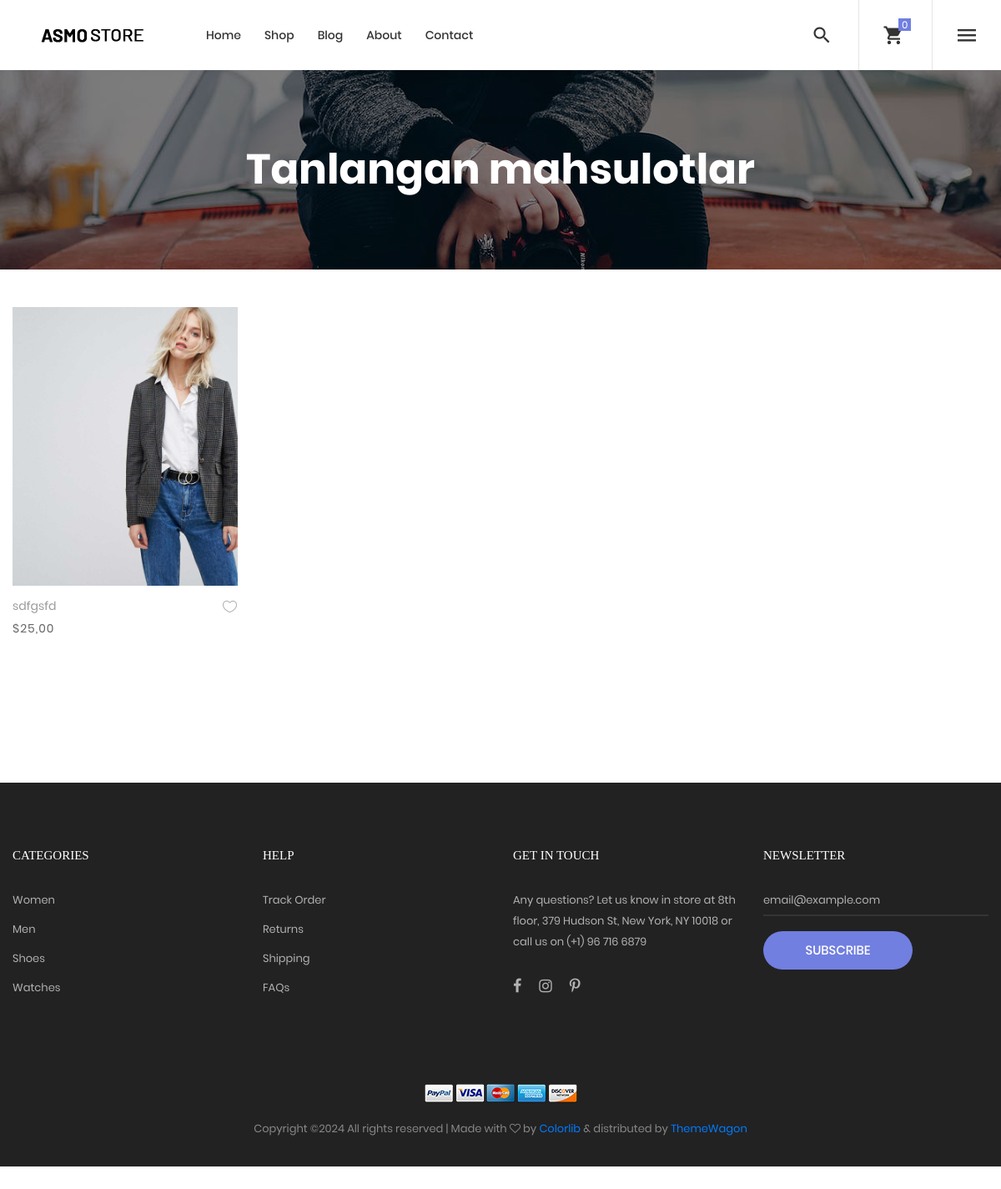
Page /my-wishlist/ (signed in) on the committed database.
### asmo/models.py (models this page shows, shortened)
class Product(models.Model):
    name = models.CharField(max_length=100, verbose_name='Mahsulot nomi')
    description = models.TextField(verbose_name='Mahsulot tasnifi')
    price = models.DecimalField(max_digits=10, decimal_places=2, verbose_name='Mahsulot narxi')
    category = models.ForeignKey(Category, on_delete=models.CASCADE, verbose_name='Mahsulot kategoriyasi')
    image = models.ImageField(upload_to='products/', verbose_name='Mahsulot rasmi')
    image1 = models.ImageField(upload_to='products/', verbose_name='Mahsulot rasmi')
    image2 = models.ImageField(upload_to='products/', verbose_name='Mahsulot rasmi')
    brand = models.ForeignKey(Brand, on_delete=models.CASCADE, verbose_name='Mahsulot brendi')
    size = models.ManyToManyField(Size, verbose_name='Mahsulot o\'lchami', blank=True)
    color = models.ManyToManyField(Color, verbose_name='Mahsulot rangi')
    weight = models.FloatField(null=True, blank=True, verbose_name='Mahsulot og\'irligi', validators=[MinValueValidator(0.0)])
    materials = models.CharField(max_length=100, verbose_name='Mahsulot materiali')
    sort = models.ForeignKey(Sort, on_delete=models.CASCADE, verbose_name='Mahsulot turi', null=True, blank=True)
    quantity = models.IntegerField(default=0, verbose_name='Mahsulot soni')
    slug = models.SlugField()
    class Meta:
        verbose_name = 'Mahsulot '
        verbose_name_plural = 'Mahsulotlar'

### asmo/views.py (the view)
# urls.py: path('my-wishlist/', views.wishlist_view, name='my_wishlist'),
def wishlist_view(request):
    if request.user.is_authenticated:
        wishlist = Wishlist.objects.filter(user=request.user).first()
        if wishlist:
            products_in_wishlist = wishlist.products.all()
        else:
            products_in_wishlist = []
        context = {
            'products_in_wishlist': products_in_wishlist,
            'title': 'Tanlangan mahsulotlar'
        }
        return render(request, 'asmo/my_wishlist.html', context)
    else:
        return redirect('login')

### asmo/templates/asmo/my_wishlist.html (shortened to what this page needs)
{% extends 'base.html' %}
{% load static %}
{% block main %}
<section class="bg-img1 txt-center p-lr-15 p-tb-92" style="background-image: url('{% static 'images/bg-02.jpg' %}');">
    <h2 class="ltext-105 cl0 txt-center">
        {{ title }}
    </h2>
</section>
<div class="bg0 m-t-23 p-b-140 mt-5">
    <div class="container">
        <div class="row isotope-grid">
            {% if products_in_wishlist %}
            {% for w in products_in_wishlist %}
            <div class="col-sm-6 col-md-4 col-lg-3 p-b-35 isotope-item {{ product.category.slug }}">
                <div class="block2">
                    <div class="block2-pic hov-img0">
                        <img src="{{ w.image.url }}" alt="IMG-PRODUCT">
                    </div>
                    <div class="block2-txt flex-w flex-t p-t-14">
                        <div class="block2-txt-child1 flex-col-l ">
                            <a href="{% url 'product_detail' w.slug %}" class="stext-104 cl4 hov-cl1 trans-04 js-name-b2 p-b-6">
                                {{ w.name }}
                            </a>
                            <span class="stext-105 cl3">
									${{ w.price }}
								</span>
                        </div>
                        <div class="block2-txt-child2 flex-r p-t-3">
                            <a href="{% url 'remove_from_wishlist' w.slug %}"
                               class="btn-addwish-b2 dis-block pos-relative">
                                <img class="icon-heart1 dis-block trans-04"
                                     src="{% static 'images/icons/icon-heart-01.png' %}"
                                     alt="ICON">
                            </a>
                        </div>
                    </div>
                </div>
            </div>
            {% endfor %}
            {% else %}
            <div>
                Sizda tanlangan maxsulotlar mavjud emas!
            </div>
            {% endif %}
        </div>
    </div>
</div>
{% endblock main %}

### static/css/main.css (style rules this page uses)
.container { max-width: 1380px; }
@media (max-width: 1600px) { .container { max-width: 1200px; } }
.block2-pic { position: relative; }
.block2-txt-child1 { width: calc(100% - 30px); }
.block2-txt-child2 { width: 30px; }
.cl0 { color: #fff; }
.cl3 { color: #666; }
.cl4 { color: #999; }
.stext-104 { font-family: Poppins-Regular; font-size: 14px; line-height: 1.466667; }
.stext-105 { font-family: Poppins-Regular; font-size: 14px; line-height: 1.466667; letter-spacing: 1px; }
.ltext-105 { font-family: Poppins-Bold; font-size: 50px; line-height: 1.1; }
.bg0 { background-color: #fff; }
.bg-img1 { background-size: cover; background-position: center center; background-repeat: no-repeat; }
.hov-img0 { display: block; overflow: hidden; }
.hov-img0 img { width: 100%; -webkit-transition: transform 0.9s ease; -o-transition: transform 0.9s ease; -moz-transition: transform 0.9s ease; transition: transform 0.9s ease; }

### rows in the picture
Product: image (picture), name "sdfgsfd", price "25,00"

### other values in the picture
{{ title }} "Tanlangan mahsulotlar"
